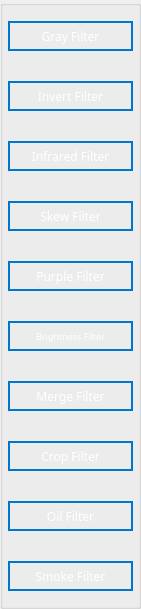
   <widget class="QGroupBox" name="FiltersGroup_2">
    <property name="geometry">
     <rect>
      <x>20</x>
      <y>90</y>
      <width>141</width>
      <height>541</height>
     </rect>
    </property>
    <property name="font">
     <font>
      <bold>false</bold>
     </font>
    </property>
    <property name="autoFillBackground">
     <bool>false</bool>
    </property>
    <property name="alignment">
     <set>Qt::AlignCenter</set>
    </property>
    <property name="flat">
     <bool>true</bool>
    </property>
    <layout class="QVBoxLayout" name="verticalLayout">
     <property name="spacing">
      <number>30</number>
     </property>
     <property name="leftMargin">
      <number>5</number>
     </property>
     <property name="topMargin">
      <number>15</number>
     </property>
     <property name="rightMargin">
      <number>5</number>
     </property>
     <property name="bottomMargin">
      <number>15</number>
     </property>
     <item>
      <widget class="QPushButton" name="grayButton">
       <property name="minimumSize">
        <size>
         <width>64</width>
         <height>30</height>
        </size>
       </property>
       <property name="font">
        <font>
         <family>Arial Black</family>
         <pointsize>9</pointsize>
         <italic>false</italic>
         <bold>false</bold>
        </font>
       </property>
       <property name="cursor">
        <cursorShape>PointingHandCursor</cursorShape>
       </property>
       <property name="styleSheet">
        <string notr="true">
  border: 2px solid #0077CC;
background:transparent;
  color: #FFFFFF;
  cursor: pointer;
  font-weight: 400;
  letter-spacing: -.022em;
  line-height: 1.47059;
  min-width: 30px;
  padding: 4px 15px;
  text-align: center;
  vertical-align: baseline;
</string>
       </property>
       <property name="text">
        <string>Gray Filter</string>
       </property>
      </widget>
     </item>
     <item>
      <widget class="QPushButton" name="invertButton">
       <property name="minimumSize">
        <size>
         <width>64</width>
         <height>30</height>
        </size>
       </property>
       <property name="font">
        <font>
         <family>Arial Black</family>
         <italic>false</italic>
         <bold>false</bold>
        </font>
       </property>
       <property name="cursor">
        <cursorShape>PointingHandCursor</cursorShape>
       </property>
       <property name="styleSheet">
        <string notr="true">
  border: 2px solid #0077CC;
background:transparent;
  color: #FFFFFF;
  cursor: pointer;
  font-weight: 400;
  letter-spacing: -.022em;
  line-height: 1.47059;
  min-width: 30px;
  padding: 4px 15px;
  text-align: center;
  vertical-align: baseline;
</string>
       </property>
       <property name="text">
        <string>Invert Filter</string>
       </property>
      </widget>
     </item>
     <item>
      <widget class="QPushButton" name="infraredButton">
       <property name="minimumSize">
        <size>
         <width>64</width>
         <height>30</height>
        </size>
       </property>
       <property name="font">
        <font>
         <family>Arial Black</family>
         <italic>false</italic>
         <bold>false</bold>
        </font>
       </property>
       <property name="cursor">
        <cursorShape>PointingHandCursor</cursorShape>
       </property>
       <property name="styleSheet">
        <string notr="true">
  border: 2px solid #0077CC;
background:transparent;
  color: #FFFFFF;
  cursor: pointer;
  font-weight: 400;
  letter-spacing: -.022em;
  line-height: 1.47059;
  min-width: 30px;
  padding: 4px 15px;
  text-align: center;
  vertical-align: baseline;
</string>
       </property>
       <property name="text">
        <string>Infrared Filter</string>
       </property>
      </widget>
     </item>
     <item>
      <widget class="QPushButton" name="skewButton">
       <property name="minimumSize">
        <size>
         <width>64</width>
         <height>30</height>
        </size>
       </property>
       <property name="font">
        <font>
         <family>Arial Black</family>
         <italic>false</italic>
         <bold>false</bold>
        </font>
       </property>
       <property name="cursor">
        <cursorShape>PointingHandCursor</cursorShape>
       </property>
       <property name="styleSheet">
        <string notr="true">
  border: 2px solid #0077CC;
background:transparent;
  color: #FFFFFF;
  cursor: pointer;
  font-weight: 400;
  letter-spacing: -.022em;
  line-height: 1.47059;
  min-width: 30px;
  padding: 4px 15px;
  text-align: center;
  vertical-align: baseline;
</string>
       </property>
       <property name="text">
        <string>Skew Filter</string>
       </property>
      </widget>
     </item>
     <item>
      <widget class="QPushButton" name="purpleButton">
       <property name="minimumSize">
        <size>
         <width>64</width>
         <height>30</height>
        </size>
       </property>
       <property name="font">
        <font>
         <family>Arial Black</family>
         <italic>false</italic>
         <bold>false</bold>
        </font>
       </property>
       <property name="cursor">
        <cursorShape>PointingHandCursor</cursorShape>
       </property>
       <property name="styleSheet">
        <string notr="true">
  border: 2px solid #0077CC;
background:transparent;
  color: #FFFFFF;
  cursor: pointer;
  font-weight: 400;
  letter-spacing: -.022em;
  line-height: 1.47059;
  min-width: 30px;
  padding: 4px 15px;
  text-align: center;
  vertical-align: baseline;
</string>
       </property>
       <property name="text">
        <string>Purple Filter</string>
       </property>
      </widget>
     </item>
     <item>
      <widget class="QPushButton" name="brightnessButton">
       <property name="minimumSize">
        <size>
         <width>64</width>
         <height>30</height>
        </size>
       </property>
       <property name="font">
        <font>
         <family>Arial Black</family>
         <pointsize>7</pointsize>
         <italic>false</italic>
         <bold>false</bold>
        </font>
       </property>
       <property name="cursor">
        <cursorShape>PointingHandCursor</cursorShape>
       </property>
       <property name="styleSheet">
        <string notr="true">
  border: 2px solid #0077CC;
background:transparent;
  color: #FFFFFF;
  cursor: pointer;
  font-weight: 400;
  letter-spacing: -.022em;
  line-height: 1.47059;
  min-width: 30px;
  padding: 4px 15px;
  text-align: center;
  vertical-align: baseline;
</string>
       </property>
       <property name="text">
        <string>Brightness Filter</string>
       </property>
      </widget>
     </item>
     <item>
      <widget class="QPushButton" name="mergeButton">
       <property name="minimumSize">
        <size>
         <width>64</width>
         <height>30</height>
        </size>
       </property>
       <property name="font">
        <font>
         <family>Arial Black</family>
         <italic>false</italic>
         <bold>false</bold>
        </font>
       </property>
       <property name="cursor">
        <cursorShape>PointingHandCursor</cursorShape>
       </property>
       <property name="styleSheet">
        <string notr="true">
  border: 2px solid #0077CC;
background:transparent;
  color: #FFFFFF;
  cursor: pointer;
  font-weight: 400;
  letter-spacing: -.022em;
  line-height: 1.47059;
  min-width: 30px;
  padding: 4px 15px;
  text-align: center;
  vertical-align: baseline;
</string>
       </property>
       <property name="text">
        <string>Merge Filter</string>
       </property>
      </widget>
     </item>
     <item>
      <widget class="QPushButton" name="cropButton">
       <property name="minimumSize">
        <size>
         <width>64</width>
         <height>30</height>
        </size>
       </property>
       <property name="font">
        <font>
         <family>Arial Black</family>
         <italic>false</italic>
         <bold>false</bold>
        </font>
       </property>
       <property name="cursor">
        <cursorShape>PointingHandCursor</cursorShape>
       </property>
       <property name="styleSheet">
        <string notr="true">
  border: 2px solid #0077CC;
background:transparent;
  color: #FFFFFF;
  cursor: pointer;
  font-weight: 400;
  letter-spacing: -.022em;
  line-height: 1.47059;
  min-width: 30px;
  padding: 4px 15px;
  text-align: center;
  vertical-align: baseline;
</string>
       </property>
       <property name="text">
        <string>Crop Filter</string>
       </property>
      </widget>
     </item>
     <item>
      <widget class="QPushButton" name="oilButton">
       <property name="minimumSize">
        <size>
         <width>64</width>
         <height>30</height>
        </size>
       </property>
       <property name="font">
        <font>
         <family>Arial Black</family>
         <italic>false</italic>
         <bold>false</bold>
        </font>
       </property>
       <property name="cursor">
        <cursorShape>PointingHandCursor</cursorShape>
       </property>
       <property name="styleSheet">
        <string notr="true">
  border: 2px solid #0077CC;
background:transparent;
  color: #FFFFFF;
  cursor: pointer;
  font-weight: 400;
  letter-spacing: -.022em;
  line-height: 1.47059;
  min-width: 30px;
  padding: 4px 15px;
  text-align: center;
  vertical-align: baseline;
</string>
       </property>
       <property name="text">
        <string>Oil Filter</string>
       </property>
      </widget>
     </item>
     <item>
      <widget class="QPushButton" name="smokeButton">
       <property name="minimumSize">
        <size>
         <width>64</width>
         <height>30</height>
        </size>
       </property>
       <property name="font">
        <font>
         <family>Arial Black</family>
         <italic>false</italic>
         <bold>false</bold>
        </font>
       </property>
       <property name="cursor">
        <cursorShape>PointingHandCursor</cursorShape>
       </property>
       <property name="styleSheet">
        <string notr="true">
  border: 2px solid #0077CC;
background:transparent;
  color: #FFFFFF;
  cursor: pointer;
  font-weight: 400;
  letter-spacing: -.022em;
  line-height: 1.47059;
  min-width: 30px;
  padding: 4px 15px;
  text-align: center;
  vertical-align: baseline;
</string>
       </property>
       <property name="text">
        <string>Smoke Filter</string>
       </property>
      </widget>
     </item>
    </layout>
   </widget>
